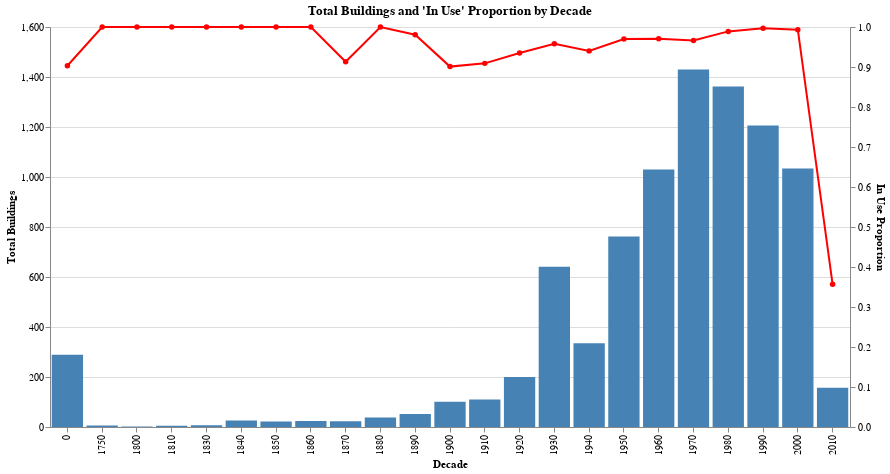

Here is the notebook cell this chart was saved with:
### Code cell
# Group By Year and Building Status
df = data[["Year Constructed", "Bldg Status"]].dropna()
df["Year Constructed"] = df["Year Constructed"].astype(int)  

# Divide into groups based on year
df["Decade"] = (df["Year Constructed"] // 10) * 10  

# Calculate the total buildings
total_count = df.groupby("Decade").size().reset_index(name="Total Count")

# Calculate the buildings In Use
in_use_count = df[df["Bldg Status"] == "In Use"].groupby("Decade").size().reset_index(name="In Use Count")

agg_df = pd.merge(total_count, in_use_count, on="Decade", how="left")
# Calculate the proportion of building In Use
agg_df["In Use Proportion"] = agg_df["In Use Count"] / agg_df["Total Count"]  


bar_chart = (
    alt.Chart(agg_df)
    .mark_bar(color="steelblue")
    .encode(
        x=alt.X("Decade:O", title="Decade"),
        y=alt.Y("Total Count:Q", title="Total Buildings"),
        tooltip=["Decade", "Total Count"]
    )
)

line_chart = (
    alt.Chart(agg_df)
    .mark_line(color="red", point=alt.OverlayMarkDef(color="red"))
    .encode(
        x=alt.X("Decade:O", title="Decade"),
        y=alt.Y("In Use Proportion:Q", title="In Use Proportion", scale=alt.Scale(domain=[0, 1])),
        tooltip=["Decade", "In Use Proportion"]
    )
)

combined_chart = (
    alt.layer(bar_chart, line_chart)
    .resolve_scale(y="independent")  
    .properties(
        title="Total Buildings and 'In Use' Proportion by Decade",
        width=800,
        height=400,
    )
)


# combined_chart

### Figure 1 — Vega-Lite specification as saved in the notebook (floating-point values rounded to 4 significant figures)
{"config": {"view": {"continuousWidth": 300, "continuousHeight": 300}}, "layer": [{"mark": {"type": "bar", "color": "steelblue"}, "encoding": {"tooltip": [{"field": "Decade", "type": "quantitative"}, {"field": "Total Count", "type": "quantitative"}], "x": {"field": "Decade", "title": "Decade", "type": "ordinal"}, "y": {"field": "Total Count", "title": "Total Buildings", "type": "quantitative"}}}, {"mark": {"type": "line", "color": "red", "point": {"color": "red"}}, "encoding": {"tooltip": [{"field": "Decade", "type": "quantitative"}, {"field": "In Use Proportion", "type": "quantitative"}], "x": {"field": "Decade", "title": "Decade", "type": "ordinal"}, "y": {"field": "In Use Proportion", "scale": {"domain": [0, 1]}, "title": "In Use Proportion", "type": "quantitative"}}}], "data": {"name": "data-5202a5951f6519e01e2674e4603743b3"}, "height": 400, "resolve": {"scale": {"y": "independent"}}, "title": "Total Buildings and 'In Use' Proportion by Decade", "width": 800, "$schema": "https://vega.github.io/schema/vega-lite/v5.8.0.json", "datasets": {"data-5202a5951f6519e01e2674e4603743b3": [{"Decade": 0, "Total Count": 289, "In Use Count": 261, "In Use Proportion": 0.9031}, {"Decade": 1750, "Total Count": 6, "In Use Count": 6, "In Use Proportion": 1.0}, {"Decade": 1800, "Total Count": 2, "In Use Count": 2, "In Use Proportion": 1.0}, {"Decade": 1810, "Total Count": 5, "In Use Count": 5, "In Use Proportion": 1.0}, {"Decade": 1830, "Total Count": 7, "In Use Count": 7, "In Use Proportion": 1.0}, {"Decade": 1840, "Total Count": 26, "In Use Count": 26, "In Use Proportion": 1.0}, {"Decade": 1850, "Total Count": 22, "In Use Count": 22, "In Use Proportion": 1.0}, {"Decade": 1860, "Total Count": 24, "In Use Count": 24, "In Use Proportion": 1.0}, {"Decade": 1870, "Total Count": 23, "In Use Count": 21, "In Use Proportion": 0.913}, {"Decade": 1880, "Total Count": 38, "In Use Count": 38, "In Use Proportion": 1.0}, {"Decade": 1890, "Total Count": 52, "In Use Count": 51, "In Use Proportion": 0.9808}, {"Decade": 1900, "Total Count": 101, "In Use Count": 91, "In Use Proportion": 0.901}, {"Decade": 1910, "Total Count": 110, "In Use Count": 100, "In Use Proportion": 0.9091}, {"Decade": 1920, "Total Count": 200, "In Use Count": 187, "In Use Proportion": 0.935}, {"Decade": 1930, "Total Count": 641, "In Use Count": 614, "In Use Proportion": 0.9579}, {"Decade": 1940, "Total Count": 335, "In Use Count": 315, "In Use Proportion": 0.9403}, {"Decade": 1950, "Total Count": 762, "In Use Count": 739, "In Use Proportion": 0.9698}, {"Decade": 1960, "Total Count": 1030, "In Use Count": 1000, "In Use Proportion": 0.9709}, {"Decade": 1970, "Total Count": 1430, "In Use Count": 1382, "In Use Proportion": 0.9664}, {"Decade": 1980, "Total Count": 1362, "In Use Count": 1347, "In Use Proportion": 0.989}, {"Decade": 1990, "Total Count": 1206, "In Use Count": 1202, "In Use Proportion": 0.9967}, {"Decade": 2000, "Total Count": 1034, "In Use Count": 1027, "In Use Proportion": 0.9932}, {"Decade": 2010, "Total Count": 157, "In Use Count": 56, "In Use Proportion": 0.3567}]}}
